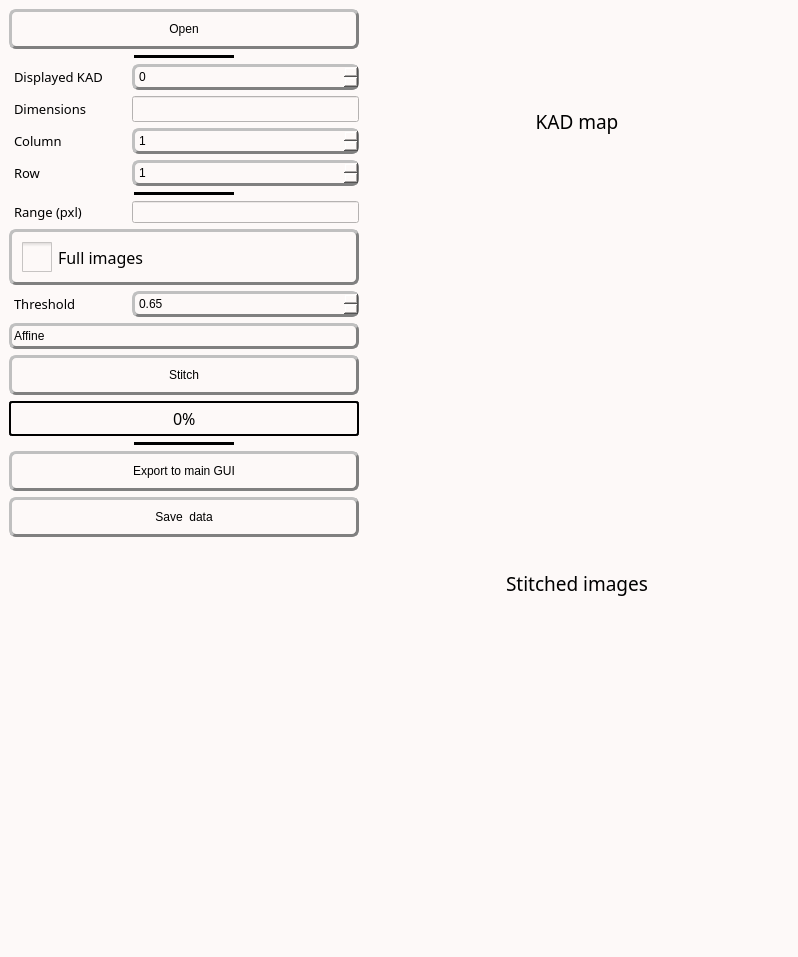
<?xml version="1.0" encoding="UTF-8"?>
<ui version="4.0">
 <class>MainWindow</class>
 <widget class="QMainWindow" name="MainWindow">
  <property name="geometry">
   <rect>
    <x>0</x>
    <y>0</y>
    <width>798</width>
    <height>957</height>
   </rect>
  </property>
  <property name="windowTitle">
   <string>2D stitching</string>
  </property>
  <property name="styleSheet">
   <string notr="true">/* Couleur du fond, label, combobox, progressbar vide et spin box */
QWidget, QLabel, QComboBox, QProgressBar, QSpinBox, QDoubleSpinBox {background-color: rgb(253, 249, 248)}

/* Couleur quand inactif */
QPushButton:disabled, QComboBox:disabled, QSpinBox:disabled, QDoubleSpinBox:disabled {background-color: rgba(243, 98, 64,150)}

/* Couleur des boutons et des selecteurs */
QPushButton, QComboBox::drop-down:button, QComboBox::down-arrow, QComboBox::down-arrow:disabled, QSpinBox::drop-down:button, QSpinBox::down-arrow, QSpinBox::down-arrow:disabled, QSpinBox::drop-up:button, QSpinBox::up-arrow, QSpinBox::up-arrow:disabled, QSlider::handle:horizontal, QDoubleSpinBox::drop-down:button, QDoubleSpinBox::down-arrow, QDoubleSpinBox::down-arrow:disabled, QDoubleSpinBox::drop-up:button, QDoubleSpinBox::up-arrow, QDoubleSpinBox::up-arrow:disabled {background-color: rgb(226, 120, 95)}

/* Couleur des bordures de même couleur que les boutons */
QComboBox::drop-down:button, QSpinBox::drop-down:button, QSpinBox::drop-up:button, QDoubleSpinBox::drop-down:button, QDoubleSpinBox::drop-up:button {border-color: rgb(193, 167, 181)}

/* Couleur des textes */
QLabel, QPushButton, QPushButton:hover, QCheckBox, QComboBox, Line, QTextEdit, QSpinBox, QDoubleSpinBox {color: rgb(0, 0, 0)}

/* style des bordures 1 */
QLabel, QPushButton, QPushButton:hover, QCheckBox, QComboBox, QSpinBox, QDoubleSpinBox  {
	border-style : outset;
	min-width : 5em;
}

/* style des bordures 2 */
QPushButton, QPushButton:hover, QCheckBox, QComboBox, QSpinBox, QDoubleSpinBox  {
	border-radius: 7px;
	border-width: 3px;
	border-color: gray;
}

/* Font 1 */
QPushButton, QPushButton:hover, QCheckBox, QProgressBar {font: 12pt &quot;Noto Sans Cond&quot;}

/* Font 2 */
QComboBox, QTextEdit, QSpinBox, QDoubleSpinBox {font: 10pt &quot;Noto Sans Cond&quot;}

/* Padding 1 */
QLabel, QComboBox, QComboBox::down-arrow, QSpinBox, QSpinBox::down-arrow, QSpinBox::up-arrow, QDoubleSpinBox, QDoubleSpinBox::down-arrow, QDoubleSpinBox::up-arrow {padding : 2px;}

/* Padding 2 */
QPushButton, QPushButton:hover, QCheckBox {padding : 10px;}

/* Gestion taille des QCheckBoxes */
QCheckBox::indicator:unchecked, QCheckBox::indicator:unchecked:hover, QCheckBox::indicator:checked, QCheckBox::indicator:checked:hover  {
	width :30px;
	height : 30px;
}

QLabel {
	Border-radius : 5px;
	border-width : 0px;
	border-color : black;
	font : 14pt &quot;Noto Sans Cond&quot;;
}

QPushButton:hover {background-color: rgb(243, 98, 64);}

QCheckBox::indicator:unchecked {image: url(icons/uncheck_icon.png);}

QCheckBox::indicator:unchecked:hover {image: url(icons/uncheck_hover_icon.png);}

QCheckBox::indicator:checked {image: url(icons/Check_icon.png);}

QCheckBox::indicator:checked:hover {image: url(icons/Check_hover_icon.png);}

QComboBox::drop-down:button{
	border-radius: 4px;
	border-width: 3px;
	width: 36px;
}

QComboBox::down-arrow {
	image : url(icons/Arrow_down.png);
    width: 26px;
    height: 24px;
}

Line{
	format: plain;
	midLine-Width : 5px;
}

QFrame[height=&quot;3&quot;], QFrame[width=&quot;3&quot;] {background-color: #3A3939;}

QTextEdit{
	background-color: rgb(255, 255, 255);
	border-style: solid;
	border-radius: 5px;
	border-width: 2px;
	border-color: black;
}

QLineEdit {font : 10pt &quot;Noto Sans Cond&quot;;}

/* Gestion taille des QLineEdit */
QLineEdit::indicator:unchecked, QLineEdit::indicator:unchecked:hover, QLineEdit::indicator:checked, QLineEdit::indicator:checked:hover  {
	border-color: black;
}

QHBoxLayout {background-color: rgb(0, 240, 240, 50);}

QProgressBar {
	text-align: center;
	border: 2px solid black;
	border-radius: 3px;
 }

 QProgressBar::chunk {
	background-color: rgb(243, 98, 64);
	width: 20px;
	margin : 0.5px;
 }

QSpinBox::drop-down:button, QSpinBox::drop-up:button, QDoubleSpinBox::drop-down:button, QDoubleSpinBox::drop-up:button {
	border-radius: 2px;
	border-width: 3px;
	width: 36px;
}

QSpinBox::down-arrow, QDoubleSpinBox::down-arrow {
	image : url(icons/Arrow_down.png);
    width: 26px;
    height: 24px;
}

QSpinBox::up-arrow, QDoubleSpinBox::up-arrow {
	image : url(icons/Arrow_up.png);
    width: 26px;
    height: 24px;
}

QSlider::groove:horizontal {
    border: 1px solid #999999;
    height: 5px; /* the groove expands to the size of the slider by default. by giving it a height, it has a fixed size */
    background-color: rgb(0, 0, 0);
    margin: 2px 0;
}

QSlider::handle:horizontal {
    border: 1px solid #5c5c5c;
    width: 25px;
    height: 40px;
    margin: -10px 0; /* handle is placed by default on the contents rect of the groove. Expand outside the groove */
    border-radius: 3px;
}</string>
  </property>
  <widget class="QWidget" name="centralwidget">
   <layout class="QHBoxLayout" name="horizontalLayout_8">
    <item>
     <layout class="QHBoxLayout" name="horizontalLayout_7">
      <item>
       <layout class="QVBoxLayout" name="verticalLayout_3">
        <item>
         <widget class="QPushButton" name="OpenData">
          <property name="sizePolicy">
           <sizepolicy hsizetype="Preferred" vsizetype="Fixed">
            <horstretch>0</horstretch>
            <verstretch>0</verstretch>
           </sizepolicy>
          </property>
          <property name="minimumSize">
           <size>
            <width>116</width>
            <height>0</height>
           </size>
          </property>
          <property name="maximumSize">
           <size>
            <width>16777215</width>
            <height>16777215</height>
           </size>
          </property>
          <property name="toolTip">
           <string>&lt;html&gt;&lt;head/&gt;&lt;body&gt;&lt;p&gt;&lt;span style=&quot; font-size:11pt;&quot;&gt;Load KAD data.&lt;/span&gt;&lt;/p&gt;&lt;/body&gt;&lt;/html&gt;</string>
          </property>
          <property name="text">
           <string>Open</string>
          </property>
          <property name="icon">
           <iconset>
            <normaloff>../Traitement_stack/icons/import_icon.png</normaloff>../Traitement_stack/icons/import_icon.png</iconset>
          </property>
         </widget>
        </item>
        <item alignment="Qt::AlignHCenter">
         <widget class="Line" name="line1">
          <property name="sizePolicy">
           <sizepolicy hsizetype="Fixed" vsizetype="Fixed">
            <horstretch>0</horstretch>
            <verstretch>0</verstretch>
           </sizepolicy>
          </property>
          <property name="minimumSize">
           <size>
            <width>100</width>
            <height>0</height>
           </size>
          </property>
          <property name="frameShadow">
           <enum>QFrame::Plain</enum>
          </property>
          <property name="lineWidth">
           <number>5</number>
          </property>
          <property name="midLineWidth">
           <number>5</number>
          </property>
          <property name="orientation">
           <enum>Qt::Horizontal</enum>
          </property>
         </widget>
        </item>
        <item>
         <layout class="QHBoxLayout" name="horizontalLayout_3">
          <item>
           <widget class="QLabel" name="Unit_KAD_label">
            <property name="sizePolicy">
             <sizepolicy hsizetype="Preferred" vsizetype="Preferred">
              <horstretch>0</horstretch>
              <verstretch>0</verstretch>
             </sizepolicy>
            </property>
            <property name="minimumSize">
             <size>
              <width>79</width>
              <height>0</height>
             </size>
            </property>
            <property name="maximumSize">
             <size>
              <width>117</width>
              <height>16777215</height>
             </size>
            </property>
            <property name="font">
             <font>
              <family>Noto Sans Cond</family>
              <pointsize>10</pointsize>
              <weight>50</weight>
              <italic>false</italic>
              <bold>false</bold>
             </font>
            </property>
            <property name="styleSheet">
             <string notr="true">font: 10pt &quot;Noto Sans Cond&quot;;</string>
            </property>
            <property name="text">
             <string>Displayed KAD</string>
            </property>
            <property name="alignment">
             <set>Qt::AlignLeading|Qt::AlignLeft|Qt::AlignVCenter</set>
            </property>
           </widget>
          </item>
          <item>
           <widget class="QSpinBox" name="KADBox">
            <property name="sizePolicy">
             <sizepolicy hsizetype="Preferred" vsizetype="Fixed">
              <horstretch>0</horstretch>
              <verstretch>0</verstretch>
             </sizepolicy>
            </property>
            <property name="minimumSize">
             <size>
              <width>85</width>
              <height>0</height>
             </size>
            </property>
            <property name="maximumSize">
             <size>
              <width>16777215</width>
              <height>16777215</height>
             </size>
            </property>
            <property name="toolTip">
             <string>&lt;html&gt;&lt;head/&gt;&lt;body&gt;&lt;p&gt;&lt;span style=&quot; font-size:11pt;&quot;&gt;Change the displayed KAD.&lt;/span&gt;&lt;/p&gt;&lt;/body&gt;&lt;/html&gt;</string>
            </property>
            <property name="maximum">
             <number>1000</number>
            </property>
            <property name="singleStep">
             <number>1</number>
            </property>
           </widget>
          </item>
         </layout>
        </item>
        <item>
         <layout class="QHBoxLayout" name="horizontalLayout_2">
          <item>
           <widget class="QLabel" name="DImension_label">
            <property name="sizePolicy">
             <sizepolicy hsizetype="Preferred" vsizetype="Preferred">
              <horstretch>0</horstretch>
              <verstretch>0</verstretch>
             </sizepolicy>
            </property>
            <property name="minimumSize">
             <size>
              <width>79</width>
              <height>0</height>
             </size>
            </property>
            <property name="maximumSize">
             <size>
              <width>117</width>
              <height>16777215</height>
             </size>
            </property>
            <property name="font">
             <font>
              <family>Noto Sans Cond</family>
              <pointsize>10</pointsize>
              <weight>50</weight>
              <italic>false</italic>
              <bold>false</bold>
             </font>
            </property>
            <property name="styleSheet">
             <string notr="true">font: 10pt &quot;Noto Sans Cond&quot;;</string>
            </property>
            <property name="text">
             <string>Dimensions</string>
            </property>
            <property name="alignment">
             <set>Qt::AlignLeading|Qt::AlignLeft|Qt::AlignVCenter</set>
            </property>
           </widget>
          </item>
          <item>
           <widget class="QLineEdit" name="InfoValues_label">
            <property name="sizePolicy">
             <sizepolicy hsizetype="Preferred" vsizetype="Fixed">
              <horstretch>0</horstretch>
              <verstretch>0</verstretch>
             </sizepolicy>
            </property>
            <property name="minimumSize">
             <size>
              <width>0</width>
              <height>0</height>
             </size>
            </property>
            <property name="maximumSize">
             <size>
              <width>16777215</width>
              <height>16777215</height>
             </size>
            </property>
            <property name="font">
             <font>
              <family>Noto Sans Cond</family>
              <pointsize>10</pointsize>
              <weight>50</weight>
              <italic>false</italic>
              <bold>false</bold>
             </font>
            </property>
            <property name="toolTip">
             <string>&lt;html&gt;&lt;head/&gt;&lt;body&gt;&lt;p&gt;&lt;span style=&quot; font-size:11pt;&quot;&gt;Give dimension of the displayed KAD.&lt;/span&gt;&lt;/p&gt;&lt;/body&gt;&lt;/html&gt;</string>
            </property>
            <property name="alignment">
             <set>Qt::AlignCenter</set>
            </property>
           </widget>
          </item>
         </layout>
        </item>
        <item>
         <layout class="QHBoxLayout" name="horizontalLayout_4">
          <item>
           <widget class="QLabel" name="Search_label_2">
            <property name="sizePolicy">
             <sizepolicy hsizetype="Preferred" vsizetype="Preferred">
              <horstretch>0</horstretch>
              <verstretch>0</verstretch>
             </sizepolicy>
            </property>
            <property name="minimumSize">
             <size>
              <width>79</width>
              <height>0</height>
             </size>
            </property>
            <property name="maximumSize">
             <size>
              <width>117</width>
              <height>16777215</height>
             </size>
            </property>
            <property name="font">
             <font>
              <family>Noto Sans Cond</family>
              <pointsize>10</pointsize>
              <weight>50</weight>
              <italic>false</italic>
              <bold>false</bold>
             </font>
            </property>
            <property name="styleSheet">
             <string notr="true">font: 10pt &quot;Noto Sans Cond&quot;;</string>
            </property>
            <property name="text">
             <string>Column</string>
            </property>
            <property name="alignment">
             <set>Qt::AlignLeading|Qt::AlignLeft|Qt::AlignVCenter</set>
            </property>
           </widget>
          </item>
          <item>
           <widget class="QSpinBox" name="col_spinBox">
            <property name="sizePolicy">
             <sizepolicy hsizetype="Preferred" vsizetype="Fixed">
              <horstretch>0</horstretch>
              <verstretch>0</verstretch>
             </sizepolicy>
            </property>
            <property name="minimum">
             <number>1</number>
            </property>
            <property name="value">
             <number>1</number>
            </property>
           </widget>
          </item>
         </layout>
        </item>
        <item>
         <layout class="QHBoxLayout" name="horizontalLayout_6">
          <item>
           <widget class="QLabel" name="Search_label_3">
            <property name="sizePolicy">
             <sizepolicy hsizetype="Preferred" vsizetype="Preferred">
              <horstretch>0</horstretch>
              <verstretch>0</verstretch>
             </sizepolicy>
            </property>
            <property name="minimumSize">
             <size>
              <width>79</width>
              <height>0</height>
             </size>
            </property>
            <property name="maximumSize">
             <size>
              <width>117</width>
              <height>16777215</height>
             </size>
            </property>
            <property name="font">
             <font>
              <family>Noto Sans Cond</family>
              <pointsize>10</pointsize>
              <weight>50</weight>
              <italic>false</italic>
              <bold>false</bold>
             </font>
            </property>
            <property name="styleSheet">
             <string notr="true">font: 10pt &quot;Noto Sans Cond&quot;;</string>
            </property>
            <property name="text">
             <string>Row</string>
            </property>
            <property name="alignment">
             <set>Qt::AlignLeading|Qt::AlignLeft|Qt::AlignVCenter</set>
            </property>
           </widget>
          </item>
          <item>
           <widget class="QSpinBox" name="row_spinBox">
            <property name="sizePolicy">
             <sizepolicy hsizetype="Preferred" vsizetype="Fixed">
              <horstretch>0</horstretch>
              <verstretch>0</verstretch>
             </sizepolicy>
            </property>
            <property name="minimum">
             <number>1</number>
            </property>
            <property name="value">
             <number>1</number>
            </property>
           </widget>
          </item>
         </layout>
        </item>
        <item alignment="Qt::AlignHCenter">
         <widget class="Line" name="line2">
          <property name="sizePolicy">
           <sizepolicy hsizetype="Fixed" vsizetype="Fixed">
            <horstretch>0</horstretch>
            <verstretch>0</verstretch>
           </sizepolicy>
          </property>
          <property name="minimumSize">
           <size>
            <width>100</width>
            <height>0</height>
           </size>
          </property>
          <property name="frameShadow">
           <enum>QFrame::Plain</enum>
          </property>
          <property name="lineWidth">
           <number>5</number>
          </property>
          <property name="midLineWidth">
           <number>5</number>
          </property>
          <property name="orientation">
           <enum>Qt::Horizontal</enum>
          </property>
         </widget>
        </item>
        <item>
         <layout class="QHBoxLayout" name="horizontalLayout">
          <item>
           <widget class="QLabel" name="Search_label">
            <property name="sizePolicy">
             <sizepolicy hsizetype="Preferred" vsizetype="Preferred">
              <horstretch>0</horstretch>
              <verstretch>0</verstretch>
             </sizepolicy>
            </property>
            <property name="minimumSize">
             <size>
              <width>79</width>
              <height>0</height>
             </size>
            </property>
            <property name="maximumSize">
             <size>
              <width>117</width>
              <height>16777215</height>
             </size>
            </property>
            <property name="font">
             <font>
              <family>Noto Sans Cond</family>
              <pointsize>10</pointsize>
              <weight>50</weight>
              <italic>false</italic>
              <bold>false</bold>
             </font>
            </property>
            <property name="styleSheet">
             <string notr="true">font: 10pt &quot;Noto Sans Cond&quot;;</string>
            </property>
            <property name="text">
             <string>Range (pxl)</string>
            </property>
            <property name="alignment">
             <set>Qt::AlignLeading|Qt::AlignLeft|Qt::AlignVCenter</set>
            </property>
           </widget>
          </item>
          <item>
           <widget class="QLineEdit" name="Range_Edit">
            <property name="sizePolicy">
             <sizepolicy hsizetype="Preferred" vsizetype="Fixed">
              <horstretch>0</horstretch>
              <verstretch>0</verstretch>
             </sizepolicy>
            </property>
            <property name="maximumSize">
             <size>
              <width>16777215</width>
              <height>16777215</height>
             </size>
            </property>
            <property name="toolTip">
             <string>&lt;html&gt;&lt;head/&gt;&lt;body&gt;&lt;p&gt;&lt;span style=&quot; font-size:11pt;&quot;&gt;Give the length (pxl) of search in each image.&lt;/span&gt;&lt;/p&gt;&lt;/body&gt;&lt;/html&gt;</string>
            </property>
           </widget>
          </item>
         </layout>
        </item>
        <item>
         <widget class="QCheckBox" name="full_range">
          <property name="sizePolicy">
           <sizepolicy hsizetype="Preferred" vsizetype="Fixed">
            <horstretch>0</horstretch>
            <verstretch>0</verstretch>
           </sizepolicy>
          </property>
          <property name="minimumSize">
           <size>
            <width>116</width>
            <height>0</height>
           </size>
          </property>
          <property name="font">
           <font>
            <family>Noto Sans Cond</family>
            <pointsize>12</pointsize>
            <weight>50</weight>
            <italic>false</italic>
            <bold>false</bold>
           </font>
          </property>
          <property name="toolTip">
           <string>&lt;html&gt;&lt;head/&gt;&lt;body&gt;&lt;p&gt;&lt;span style=&quot; font-size:11pt;&quot;&gt;Check the box if the range of search is the entire image.&lt;/span&gt;&lt;/p&gt;&lt;/body&gt;&lt;/html&gt;</string>
          </property>
          <property name="styleSheet">
           <string notr="true"/>
          </property>
          <property name="text">
           <string>Full images</string>
          </property>
         </widget>
        </item>
        <item>
         <layout class="QHBoxLayout" name="horizontalLayout_5">
          <item>
           <widget class="QLabel" name="Threshold_label">
            <property name="sizePolicy">
             <sizepolicy hsizetype="Preferred" vsizetype="Preferred">
              <horstretch>0</horstretch>
              <verstretch>0</verstretch>
             </sizepolicy>
            </property>
            <property name="minimumSize">
             <size>
              <width>79</width>
              <height>0</height>
             </size>
            </property>
            <property name="maximumSize">
             <size>
              <width>117</width>
              <height>16777215</height>
             </size>
            </property>
            <property name="font">
             <font>
              <family>Noto Sans Cond</family>
              <pointsize>10</pointsize>
              <weight>50</weight>
              <italic>false</italic>
              <bold>false</bold>
             </font>
            </property>
            <property name="styleSheet">
             <string notr="true">font: 10pt &quot;Noto Sans Cond&quot;;</string>
            </property>
            <property name="text">
             <string>Threshold</string>
            </property>
            <property name="alignment">
             <set>Qt::AlignLeading|Qt::AlignLeft|Qt::AlignVCenter</set>
            </property>
           </widget>
          </item>
          <item>
           <widget class="QDoubleSpinBox" name="Tresh_spinBox">
            <property name="sizePolicy">
             <sizepolicy hsizetype="Preferred" vsizetype="Preferred">
              <horstretch>0</horstretch>
              <verstretch>0</verstretch>
             </sizepolicy>
            </property>
            <property name="minimumSize">
             <size>
              <width>85</width>
              <height>0</height>
             </size>
            </property>
            <property name="maximumSize">
             <size>
              <width>16777215</width>
              <height>16777215</height>
             </size>
            </property>
            <property name="toolTip">
             <string>&lt;html&gt;&lt;head/&gt;&lt;body&gt;&lt;p&gt;&lt;span style=&quot; font-size:11pt;&quot;&gt;Threshold for best matching selection.&lt;/span&gt;&lt;/p&gt;&lt;/body&gt;&lt;/html&gt;</string>
            </property>
            <property name="decimals">
             <number>2</number>
            </property>
            <property name="maximum">
             <double>1.000000000000000</double>
            </property>
            <property name="singleStep">
             <double>0.050000000000000</double>
            </property>
            <property name="value">
             <double>0.650000000000000</double>
            </property>
           </widget>
          </item>
         </layout>
        </item>
        <item>
         <widget class="QComboBox" name="Transfo_box">
          <property name="currentIndex">
           <number>1</number>
          </property>
          <item>
           <property name="text">
            <string>Translation</string>
           </property>
          </item>
          <item>
           <property name="text">
            <string>Affine</string>
           </property>
          </item>
          <item>
           <property name="text">
            <string>Homography</string>
           </property>
          </item>
         </widget>
        </item>
        <item>
         <widget class="QPushButton" name="ComputeClass_bttn">
          <property name="sizePolicy">
           <sizepolicy hsizetype="Preferred" vsizetype="Fixed">
            <horstretch>0</horstretch>
            <verstretch>0</verstretch>
           </sizepolicy>
          </property>
          <property name="minimumSize">
           <size>
            <width>116</width>
            <height>0</height>
           </size>
          </property>
          <property name="toolTip">
           <string>&lt;html&gt;&lt;head/&gt;&lt;body&gt;&lt;p&gt;&lt;span style=&quot; font-size:11pt;&quot;&gt;Compute stitching.&lt;/span&gt;&lt;/p&gt;&lt;/body&gt;&lt;/html&gt;</string>
          </property>
          <property name="text">
           <string>Stitch</string>
          </property>
          <property name="icon">
           <iconset>
            <normaloff>TSG_icons/run_icon.png</normaloff>TSG_icons/run_icon.png</iconset>
          </property>
         </widget>
        </item>
        <item>
         <widget class="QProgressBar" name="progressBar">
          <property name="sizePolicy">
           <sizepolicy hsizetype="Preferred" vsizetype="Fixed">
            <horstretch>0</horstretch>
            <verstretch>0</verstretch>
           </sizepolicy>
          </property>
          <property name="minimumSize">
           <size>
            <width>116</width>
            <height>0</height>
           </size>
          </property>
          <property name="font">
           <font>
            <family>Noto Sans Cond</family>
            <pointsize>12</pointsize>
            <weight>50</weight>
            <italic>false</italic>
            <bold>false</bold>
           </font>
          </property>
          <property name="styleSheet">
           <string notr="true"/>
          </property>
          <property name="value">
           <number>0</number>
          </property>
         </widget>
        </item>
        <item alignment="Qt::AlignHCenter">
         <widget class="Line" name="line1_2">
          <property name="sizePolicy">
           <sizepolicy hsizetype="Fixed" vsizetype="Fixed">
            <horstretch>0</horstretch>
            <verstretch>0</verstretch>
           </sizepolicy>
          </property>
          <property name="minimumSize">
           <size>
            <width>100</width>
            <height>0</height>
           </size>
          </property>
          <property name="frameShadow">
           <enum>QFrame::Plain</enum>
          </property>
          <property name="lineWidth">
           <number>5</number>
          </property>
          <property name="midLineWidth">
           <number>5</number>
          </property>
          <property name="orientation">
           <enum>Qt::Horizontal</enum>
          </property>
         </widget>
        </item>
        <item>
         <widget class="QPushButton" name="Push_export">
          <property name="sizePolicy">
           <sizepolicy hsizetype="Preferred" vsizetype="Fixed">
            <horstretch>0</horstretch>
            <verstretch>0</verstretch>
           </sizepolicy>
          </property>
          <property name="minimumSize">
           <size>
            <width>116</width>
            <height>0</height>
           </size>
          </property>
          <property name="toolTip">
           <string>&lt;html&gt;&lt;head/&gt;&lt;body&gt;&lt;p&gt;&lt;span style=&quot; font-size:11pt;&quot;&gt;Export the cropped stitched map in the main GUI.&lt;/span&gt;&lt;/p&gt;&lt;/body&gt;&lt;/html&gt;</string>
          </property>
          <property name="text">
           <string>Export to main GUI</string>
          </property>
          <property name="icon">
           <iconset>
            <normaloff>../Traitement_stack/icons/Export.png</normaloff>../Traitement_stack/icons/Export.png</iconset>
          </property>
         </widget>
        </item>
        <item>
         <layout class="QVBoxLayout" name="verticalLayout_2">
          <item>
           <widget class="QPushButton" name="Save_bttn">
            <property name="sizePolicy">
             <sizepolicy hsizetype="Minimum" vsizetype="Fixed">
              <horstretch>0</horstretch>
              <verstretch>0</verstretch>
             </sizepolicy>
            </property>
            <property name="minimumSize">
             <size>
              <width>116</width>
              <height>0</height>
             </size>
            </property>
            <property name="toolTip">
             <string>&lt;html&gt;&lt;head/&gt;&lt;body&gt;&lt;p&gt;&lt;span style=&quot; font-size:11pt;&quot;&gt;Saving of data of interest.&lt;/span&gt;&lt;/p&gt;&lt;/body&gt;&lt;/html&gt;</string>
            </property>
            <property name="text">
             <string>Save  data</string>
            </property>
            <property name="icon">
             <iconset>
              <normaloff>../Traitement_stack/icons/save_icon.png</normaloff>../Traitement_stack/icons/save_icon.png</iconset>
            </property>
           </widget>
          </item>
          <item alignment="Qt::AlignHCenter">
           <widget class="QLabel" name="label">
            <property name="sizePolicy">
             <sizepolicy hsizetype="Fixed" vsizetype="Fixed">
              <horstretch>0</horstretch>
              <verstretch>0</verstretch>
             </sizepolicy>
            </property>
            <property name="minimumSize">
             <size>
              <width>350</width>
              <height>350</height>
             </size>
            </property>
            <property name="maximumSize">
             <size>
              <width>350</width>
              <height>350</height>
             </size>
            </property>
            <property name="sizeIncrement">
             <size>
              <width>0</width>
              <height>0</height>
             </size>
            </property>
            <property name="baseSize">
             <size>
              <width>0</width>
              <height>0</height>
             </size>
            </property>
            <property name="text">
             <string/>
            </property>
            <property name="pixmap">
             <pixmap>../Traitement_stack/icons/Stitch_path.png</pixmap>
            </property>
            <property name="scaledContents">
             <bool>true</bool>
            </property>
            <property name="wordWrap">
             <bool>false</bool>
            </property>
            <property name="margin">
             <number>0</number>
            </property>
           </widget>
          </item>
          <item>
           <widget class="QWidget" name="widget" native="true"/>
          </item>
          <item>
           <spacer name="verticalSpacer">
            <property name="orientation">
             <enum>Qt::Vertical</enum>
            </property>
            <property name="sizeType">
             <enum>QSizePolicy::Expanding</enum>
            </property>
            <property name="sizeHint" stdset="0">
             <size>
              <width>20</width>
              <height>40</height>
             </size>
            </property>
           </spacer>
          </item>
         </layout>
        </item>
       </layout>
      </item>
      <item>
       <layout class="QVBoxLayout" name="verticalLayout_5">
        <item>
         <layout class="QVBoxLayout" name="verticalLayout_4">
          <item>
           <widget class="QLabel" name="label_CurrentStack">
            <property name="sizePolicy">
             <sizepolicy hsizetype="MinimumExpanding" vsizetype="Preferred">
              <horstretch>0</horstretch>
              <verstretch>0</verstretch>
             </sizepolicy>
            </property>
            <property name="palette">
             <palette>
              <active>
               <colorrole role="WindowText">
                <brush brushstyle="SolidPattern">
                 <color alpha="255">
                  <red>0</red>
                  <green>0</green>
                  <blue>0</blue>
                 </color>
                </brush>
               </colorrole>
               <colorrole role="Button">
                <brush brushstyle="SolidPattern">
                 <color alpha="255">
                  <red>253</red>
                  <green>249</green>
                  <blue>248</blue>
                 </color>
                </brush>
               </colorrole>
               <colorrole role="Text">
                <brush brushstyle="SolidPattern">
                 <color alpha="255">
                  <red>0</red>
                  <green>0</green>
                  <blue>0</blue>
                 </color>
                </brush>
               </colorrole>
               <colorrole role="ButtonText">
                <brush brushstyle="SolidPattern">
                 <color alpha="255">
                  <red>0</red>
                  <green>0</green>
                  <blue>0</blue>
                 </color>
                </brush>
               </colorrole>
               <colorrole role="Base">
                <brush brushstyle="SolidPattern">
                 <color alpha="255">
                  <red>253</red>
                  <green>249</green>
                  <blue>248</blue>
                 </color>
                </brush>
               </colorrole>
               <colorrole role="Window">
                <brush brushstyle="SolidPattern">
                 <color alpha="255">
                  <red>253</red>
                  <green>249</green>
                  <blue>248</blue>
                 </color>
                </brush>
               </colorrole>
              </active>
              <inactive>
               <colorrole role="WindowText">
                <brush brushstyle="SolidPattern">
                 <color alpha="255">
                  <red>0</red>
                  <green>0</green>
                  <blue>0</blue>
                 </color>
                </brush>
               </colorrole>
               <colorrole role="Button">
                <brush brushstyle="SolidPattern">
                 <color alpha="255">
                  <red>253</red>
                  <green>249</green>
                  <blue>248</blue>
                 </color>
                </brush>
               </colorrole>
               <colorrole role="Text">
                <brush brushstyle="SolidPattern">
                 <color alpha="255">
                  <red>0</red>
                  <green>0</green>
                  <blue>0</blue>
                 </color>
                </brush>
               </colorrole>
               <colorrole role="ButtonText">
                <brush brushstyle="SolidPattern">
                 <color alpha="255">
                  <red>0</red>
                  <green>0</green>
                  <blue>0</blue>
                 </color>
                </brush>
               </colorrole>
               <colorrole role="Base">
                <brush brushstyle="SolidPattern">
                 <color alpha="255">
                  <red>253</red>
                  <green>249</green>
                  <blue>248</blue>
                 </color>
                </brush>
               </colorrole>
               <colorrole role="Window">
                <brush brushstyle="SolidPattern">
                 <color alpha="255">
                  <red>253</red>
                  <green>249</green>
                  <blue>248</blue>
                 </color>
                </brush>
               </colorrole>
              </inactive>
              <disabled>
               <colorrole role="WindowText">
                <brush brushstyle="SolidPattern">
                 <color alpha="255">
                  <red>0</red>
                  <green>0</green>
                  <blue>0</blue>
                 </color>
                </brush>
               </colorrole>
               <colorrole role="Button">
                <brush brushstyle="SolidPattern">
                 <color alpha="255">
                  <red>253</red>
                  <green>249</green>
                  <blue>248</blue>
                 </color>
                </brush>
               </colorrole>
               <colorrole role="Text">
                <brush brushstyle="SolidPattern">
                 <color alpha="255">
                  <red>0</red>
                  <green>0</green>
                  <blue>0</blue>
                 </color>
                </brush>
               </colorrole>
               <colorrole role="ButtonText">
                <brush brushstyle="SolidPattern">
                 <color alpha="255">
                  <red>0</red>
                  <green>0</green>
                  <blue>0</blue>
                 </color>
                </brush>
               </colorrole>
               <colorrole role="Base">
                <brush brushstyle="SolidPattern">
                 <color alpha="255">
                  <red>253</red>
                  <green>249</green>
                  <blue>248</blue>
                 </color>
                </brush>
               </colorrole>
               <colorrole role="Window">
                <brush brushstyle="SolidPattern">
                 <color alpha="255">
                  <red>253</red>
                  <green>249</green>
                  <blue>248</blue>
                 </color>
                </brush>
               </colorrole>
              </disabled>
             </palette>
            </property>
            <property name="font">
             <font>
              <family>Noto Sans Cond</family>
              <pointsize>14</pointsize>
              <weight>50</weight>
              <italic>false</italic>
              <bold>false</bold>
             </font>
            </property>
            <property name="styleSheet">
             <string notr="true"/>
            </property>
            <property name="lineWidth">
             <number>1</number>
            </property>
            <property name="midLineWidth">
             <number>0</number>
            </property>
            <property name="text">
             <string>KAD map</string>
            </property>
            <property name="scaledContents">
             <bool>false</bool>
            </property>
            <property name="alignment">
             <set>Qt::AlignCenter</set>
            </property>
           </widget>
          </item>
          <item>
           <widget class="ImageView" name="KADSeries" native="true">
            <property name="sizePolicy">
             <sizepolicy hsizetype="MinimumExpanding" vsizetype="Preferred">
              <horstretch>0</horstretch>
              <verstretch>0</verstretch>
             </sizepolicy>
            </property>
           </widget>
          </item>
         </layout>
        </item>
        <item>
         <layout class="QVBoxLayout" name="verticalLayout">
          <item>
           <widget class="QLabel" name="Stitch_label">
            <property name="sizePolicy">
             <sizepolicy hsizetype="MinimumExpanding" vsizetype="Preferred">
              <horstretch>0</horstretch>
              <verstretch>0</verstretch>
             </sizepolicy>
            </property>
            <property name="palette">
             <palette>
              <active>
               <colorrole role="WindowText">
                <brush brushstyle="SolidPattern">
                 <color alpha="255">
                  <red>0</red>
                  <green>0</green>
                  <blue>0</blue>
                 </color>
                </brush>
               </colorrole>
               <colorrole role="Button">
                <brush brushstyle="SolidPattern">
                 <color alpha="255">
                  <red>253</red>
                  <green>249</green>
                  <blue>248</blue>
                 </color>
                </brush>
               </colorrole>
               <colorrole role="Text">
                <brush brushstyle="SolidPattern">
                 <color alpha="255">
                  <red>0</red>
                  <green>0</green>
                  <blue>0</blue>
                 </color>
                </brush>
               </colorrole>
               <colorrole role="ButtonText">
                <brush brushstyle="SolidPattern">
                 <color alpha="255">
                  <red>0</red>
                  <green>0</green>
                  <blue>0</blue>
                 </color>
                </brush>
               </colorrole>
               <colorrole role="Base">
                <brush brushstyle="SolidPattern">
                 <color alpha="255">
                  <red>253</red>
                  <green>249</green>
                  <blue>248</blue>
                 </color>
                </brush>
               </colorrole>
               <colorrole role="Window">
                <brush brushstyle="SolidPattern">
                 <color alpha="255">
                  <red>253</red>
                  <green>249</green>
                  <blue>248</blue>
                 </color>
                </brush>
               </colorrole>
              </active>
              <inactive>
               <colorrole role="WindowText">
                <brush brushstyle="SolidPattern">
                 <color alpha="255">
                  <red>0</red>
                  <green>0</green>
                  <blue>0</blue>
                 </color>
                </brush>
               </colorrole>
               <colorrole role="Button">
                <brush brushstyle="SolidPattern">
                 <color alpha="255">
                  <red>253</red>
                  <green>249</green>
                  <blue>248</blue>
                 </color>
                </brush>
               </colorrole>
               <colorrole role="Text">
                <brush brushstyle="SolidPattern">
                 <color alpha="255">
                  <red>0</red>
                  <green>0</green>
                  <blue>0</blue>
                 </color>
                </brush>
               </colorrole>
               <colorrole role="ButtonText">
                <brush brushstyle="SolidPattern">
                 <color alpha="255">
                  <red>0</red>
                  <green>0</green>
                  <blue>0</blue>
                 </color>
                </brush>
               </colorrole>
               <colorrole role="Base">
                <brush brushstyle="SolidPattern">
                 <color alpha="255">
                  <red>253</red>
                  <green>249</green>
                  <blue>248</blue>
                 </color>
                </brush>
               </colorrole>
               <colorrole role="Window">
                <brush brushstyle="SolidPattern">
                 <color alpha="255">
                  <red>253</red>
                  <green>249</green>
                  <blue>248</blue>
                 </color>
                </brush>
               </colorrole>
              </inactive>
              <disabled>
               <colorrole role="WindowText">
                <brush brushstyle="SolidPattern">
                 <color alpha="255">
                  <red>0</red>
                  <green>0</green>
                  <blue>0</blue>
                 </color>
                </brush>
               </colorrole>
               <colorrole role="Button">
                <brush brushstyle="SolidPattern">
                 <color alpha="255">
                  <red>253</red>
                  <green>249</green>
                  <blue>248</blue>
                 </color>
                </brush>
               </colorrole>
               <colorrole role="Text">
                <brush brushstyle="SolidPattern">
                 <color alpha="255">
                  <red>0</red>
                  <green>0</green>
                  <blue>0</blue>
                 </color>
                </brush>
               </colorrole>
               <colorrole role="ButtonText">
                <brush brushstyle="SolidPattern">
                 <color alpha="255">
                  <red>0</red>
                  <green>0</green>
                  <blue>0</blue>
                 </color>
                </brush>
               </colorrole>
               <colorrole role="Base">
                <brush brushstyle="SolidPattern">
                 <color alpha="255">
                  <red>253</red>
                  <green>249</green>
                  <blue>248</blue>
                 </color>
                </brush>
               </colorrole>
               <colorrole role="Window">
                <brush brushstyle="SolidPattern">
                 <color alpha="255">
                  <red>253</red>
                  <green>249</green>
                  <blue>248</blue>
                 </color>
                </brush>
               </colorrole>
              </disabled>
             </palette>
            </property>
            <property name="font">
             <font>
              <family>Noto Sans Cond</family>
              <pointsize>14</pointsize>
              <weight>50</weight>
              <italic>false</italic>
              <bold>false</bold>
             </font>
            </property>
            <property name="styleSheet">
             <string notr="true"/>
            </property>
            <property name="lineWidth">
             <number>1</number>
            </property>
            <property name="midLineWidth">
             <number>0</number>
            </property>
            <property name="text">
             <string>Stitched images</string>
            </property>
            <property name="scaledContents">
             <bool>false</bool>
            </property>
            <property name="alignment">
             <set>Qt::AlignCenter</set>
            </property>
           </widget>
          </item>
          <item>
           <widget class="ImageView" name="StitchSeries" native="true">
            <property name="sizePolicy">
             <sizepolicy hsizetype="MinimumExpanding" vsizetype="Preferred">
              <horstretch>0</horstretch>
              <verstretch>0</verstretch>
             </sizepolicy>
            </property>
           </widget>
          </item>
         </layout>
        </item>
       </layout>
      </item>
     </layout>
    </item>
   </layout>
  </widget>
  <widget class="QMenuBar" name="menubar">
   <property name="geometry">
    <rect>
     <x>0</x>
     <y>0</y>
     <width>798</width>
     <height>20</height>
    </rect>
   </property>
  </widget>
  <widget class="QStatusBar" name="statusbar"/>
 </widget>
 <customwidgets>
  <customwidget>
   <class>ImageView</class>
   <extends>QWidget</extends>
   <header>pyqtgraph</header>
   <container>1</container>
  </customwidget>
 </customwidgets>
 <resources/>
 <connections/>
</ui>
